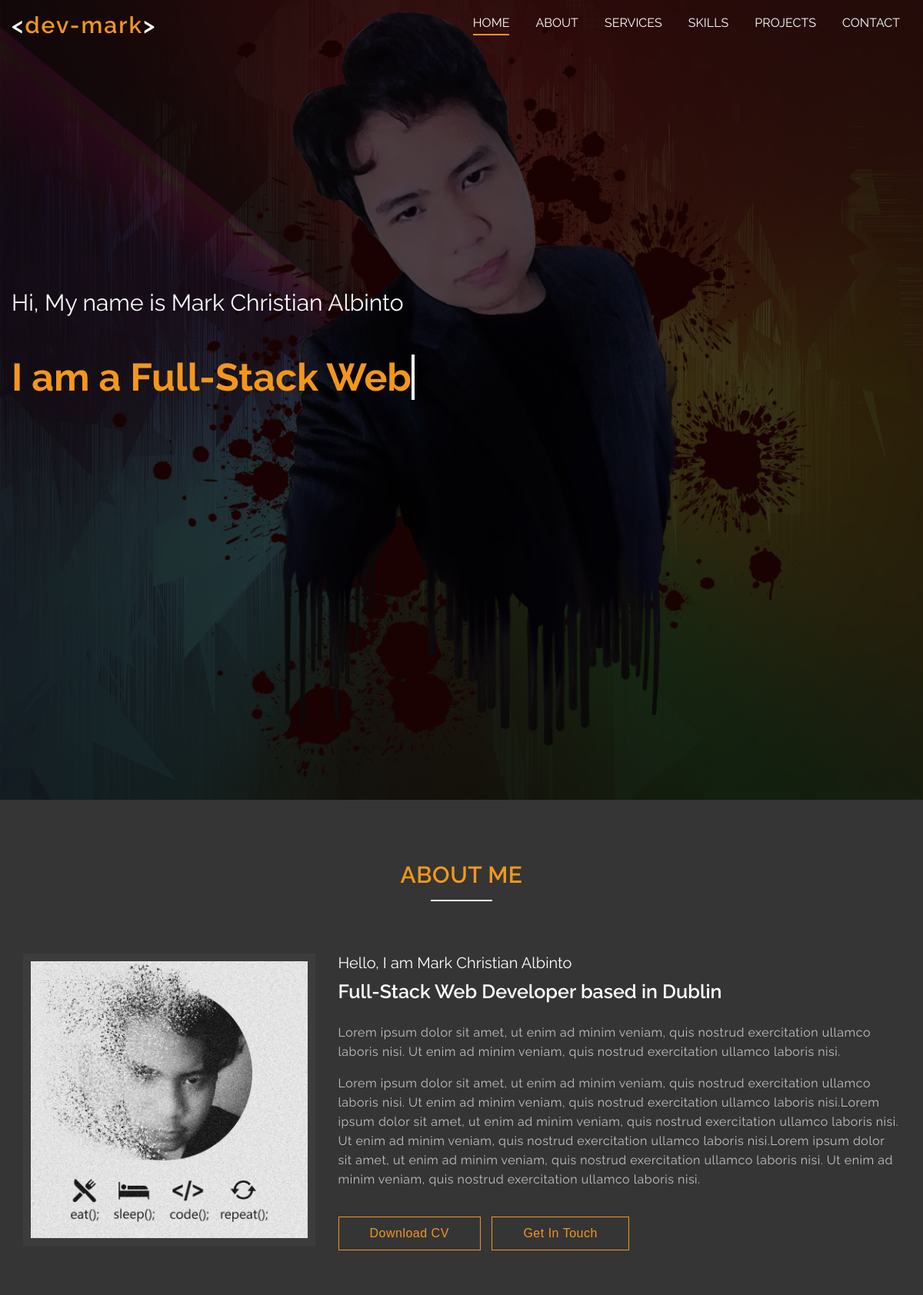
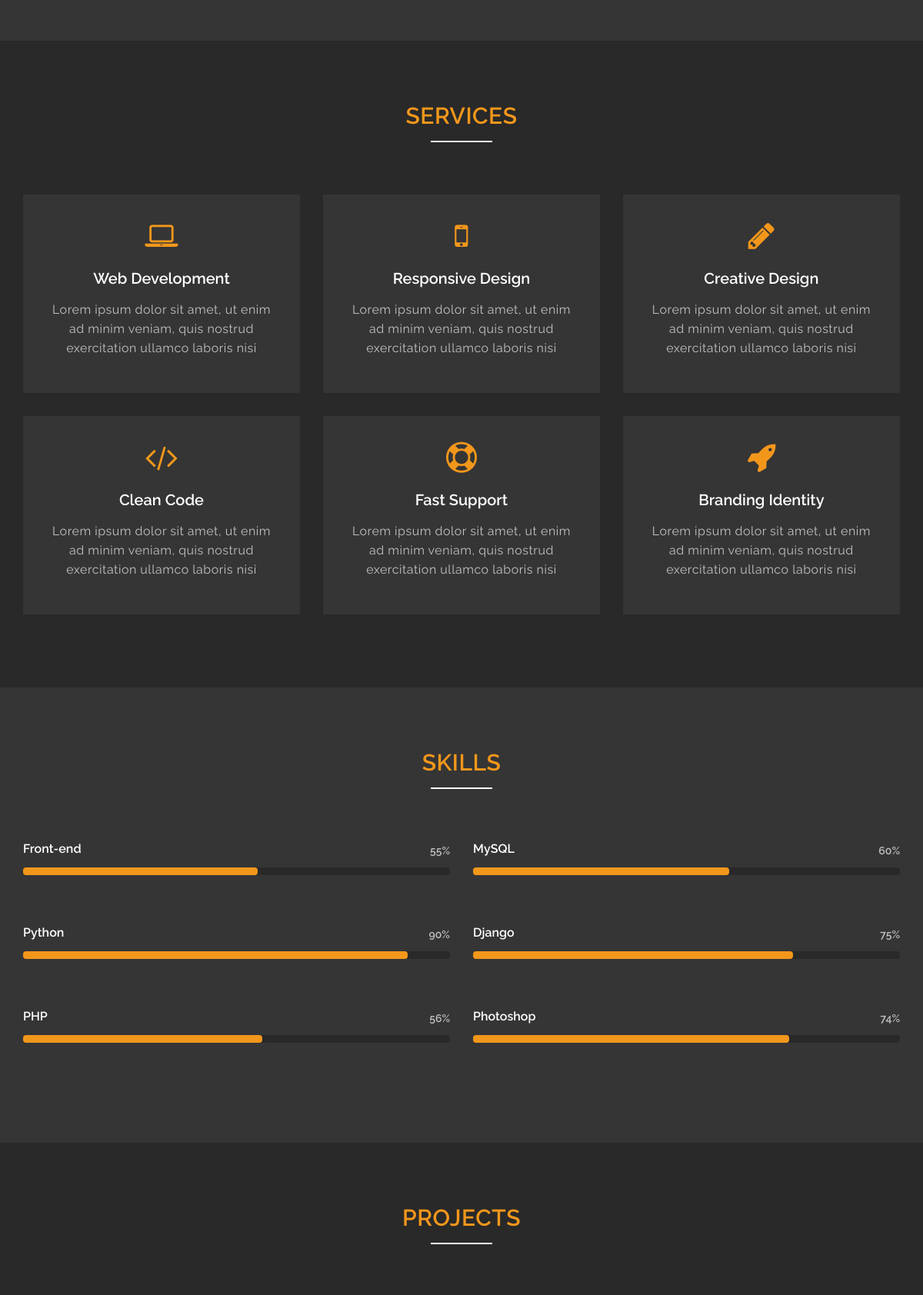
The page / (upper part) on the database its author committed (2 pictures, top to bottom).
### ui/models.py (models this page shows, shortened)
class Service(models.Model):
    icon = models.CharField(max_length=100, default='fa fa-', blank=True)
    name = models.CharField(max_length=100)
    description = models.TextField()

class Skill(models.Model):
    name = models.CharField(max_length=100)
    percentage = models.IntegerField()

### ui/views.py (the view, shortened to what this page needs)
# urls.py: path('', views.Index.as_view(), name='index'),
class Index(View):
    def get(self, request):
        context = {
            'projects': Project.objects.all(),
            'skills': Skill.objects.all(),
            'services': Service.objects.all()
        }
        return render(request, 'ui/index.html', context)

### ui/templates/ui/index.html (shortened to what this page needs)
{% extends 'ui/base.html' %}
{% load static %}
{% block content%}
<section class="home" id="home">
    <div class="container">
        <div class="home-text">
            <h1>Hi, My name is Mark Christian Albinto</h1>
            <h3><p class="typewrite" data-period="2000"
                   data-type='[ "I am a Full-Stack Web Developer!", "I Create Responsive Websites!", "I Love Python", "I Love Django!" ]'>
            </p></h3>
        </div>
    </div>
</section>
<section class="about" id="about">
    <div class="container">
        <h2 class="title">About Me</h2>
        <div class="about-content">
            <div class="img">
                <img src="{% static 'ui/images/profile.jpg' %}" alt="me">
            </div>
            <div class="description">
                <h4>Hello, I am Mark Christian Albinto</h4>
                <h5>Full-Stack Web Developer based in Dublin</h5>
                <p>Lorem ipsum dolor sit amet, ut enim ad minim veniam, quis nostrud exercitation ullamco laboris nisi.
                    Ut enim ad minim veniam, quis nostrud exercitation ullamco laboris nisi.</p>
                <p>Lorem ipsum dolor sit amet, ut enim ad minim veniam, quis nostrud exercitation ullamco laboris nisi.
                    Ut enim ad minim veniam, quis nostrud exercitation ullamco laboris nisi.Lorem ipsum dolor sit amet,
                    ut enim ad minim veniam, quis nostrud exercitation ullamco laboris nisi. Ut enim ad minim veniam,
                    quis nostrud exercitation ullamco laboris nisi.Lorem ipsum dolor sit amet, ut enim ad minim veniam,
                    quis nostrud exercitation ullamco laboris nisi. Ut enim ad minim veniam, quis nostrud exercitation
                    ullamco laboris nisi.</p>
                <p>
                    <a href="#" target="blank">
                        <button type="button" class="btn-light">Download CV</button>
                    </a>
                    <a href="#contact">
                        <button type="button" class="btn-light">Get In Touch</button>
                    </a>
                </p>
            </div>
        </div>
    </div>
</section>
<section class="services" id="services">
    <div class="container">
        <h2 class="title">Services</h2>
        <div class="services-content">
            {% for service in services %}
            <div class="card">
                <div class="box">
                    <div class="icon">
                        <span class="{{ service.icon }}"></span>
                    </div>
                    <h3>{{ service.name }}</h3>
                    <p>{{ service.description }}</p>
                </div>
            </div>
            {% endfor %}
        </div>
    </div>
</section>
<section class="skills" id="skills">
    <div class="container">
        <h2 class="title">Skills</h2>
        <div class="skills-content">
            {% for skill in skills %}
            <div class="card">
                <label>{{ skill.name }}</label>
                <div class="progress" data-text="{{ skill.percentage }}%">
                    <div class="inner" style="width: {{ skill.percentage }}%">
                    </div>
                </div>
            </div>
            {% endfor %}
        </div>
    </div>
</section>
<section class="blog" id="projects">
    <div class="container">
        <h2 class="title">Projects</h2>
        <div class="blog-content">
            {% for project in projects %}
            <div class="card">
            </div>
            {% endfor %}
        </div>
    </div>
</section>
{% endblock %}

### ui/static/ui/css/style.css (style rules this page uses)
html { scroll-behavior: smooth; }
body { font-family: "Raleway", sans-serif; margin: 0; }
* { box-sizing: border-box; text-decoration: none; outline: none; }
.container { max-width: 1170px; margin: auto; }
.home { min-height: 130vh; background-image: url("/static/ui/images/profile-drip.jpg"); background-size: cover; background-position: center; float: left; width: 100%; padding: -15px 15px; position: relative; }
.home::before { content: ""; position: absolute; left: 0; top: 0; height: 100%; width: 100%; z-index: 1; background-color: #000000; opacity: 0.7; }
.home .home-text { position: absolute; top: 45%; transform: translateY(-50%); left: auto; z-index: 10; }
.home .home-text h1 { font-size: 30px; color: #ffffff; margin: 10px 0px; font-weight: 400; animation: slideLeft 1.5s ease; }
.home .home-text h3 { font-size: 50px; color: #f3971b; margin: 15px 0px 0px; font-weight: 700; animation: slideRight 1.5s ease; }
.about { float: left; width: 100%; padding: 80px 0px; background-color: #353535; }
h2.title { font-size: 30px; font-weight: 600; margin: 0; padding-bottom: 70px; text-align: center; text-transform: uppercase; color: #f3971b; position: relative; letter-spacing: 0.5px; }
h2.title::before { content: ""; position: absolute; width: 80px; height: 2px; left: 50%; margin-left: -40px; top: 50px; background-color: #ffffff; }
.about .about-content { width: 100%; float: left; }
.about .about-content .img { float: left; width: 35%; padding: 15px; }
.about .about-content .img img { width: 100%; border: 10px solid #3c3c3c; }
.about .about-content .description { float: left; width: 65%; padding: 15px; }
.about .about-content .description h4 { font-size: 20px; color: #ffffff; margin: 0; padding-bottom: 10px; font-weight: 400; }
.about .about-content .description h5 { font-size: 25px; color: #ffffff; margin: 0; padding-bottom: 10px; font-weight: 600; }
.about .about-content .description p { color: #c2c0c3; font-size: 16px; line-height: 25px; letter-spacing: 0.5px; text-align: left; font-weight: 400; }
.about .about-content .description p button { margin-right: 10px; margin-top: 20px; }
.btn-light { padding: 12px 40px; border-radius: 0; font-size: 16px; color: #f3971b; background-color: transparent; font-weight: 400; border: 1px solid #f3971b; letter-spacing: 0.5px; cursor: pointer; transition: all 0.5s ease; }
.services { float: left; width: 100%; padding: 80px 0px; background-color: #292929; }
.services .services-content { width: 100%; float: left; }
.services .services-content .card { width: 33.33%; float: left; padding: 15px; }
.services .services-content .card .box { background-color: #353535; padding: 30px; position: relative; }
.services .services-content .card .box::before { content: ""; position: absolute; left: 0; bottom: 0px; height: 3px; width: 0; background-color: #f3971b; z-index: 1; transition: width 0.5s ease; }
.services .services-content .card .box .icon { text-align: center; font-size: 40px; color: #f3971b; }
.services .services-content .card .box h3 { font-size: 20px; color: #ffffff; text-align: center; margin: 20px 0 10px; font-weight: 600; }
.services .services-content .card .box p { color: #c2c0c3; font-size: 16px; line-height: 25px; letter-spacing: 0.5px; text-align: center; font-weight: 400; }
.skills { float: left; width: 100%; padding: 80px 0px; background-color: #353535; }
.skills .skills-content { float: left; width: 100%; }
.skills .skills-content .card { width: 50%; float: left; padding: 0px 15px; margin-bottom: 50px; }
.skills .skills-content .card label { font-size: 16px; color: #ffffff; font-weight: 600; display: block; text-align: left; margin: 15px 0; }
.skills .skills-content .card .progress { height: 10px; width: 100%; border-radius: 4px; background-color: #292929; position: relative; }
.skills .skills-content .card .progress .inner { position: absolute; left: 0; top: 0; height: 100%; background-color: #f3971b; border-radius: 4px; }
.skills .skills-content .card .progress::before { content: attr(data-text); position: absolute; right: 0px; top: -30px; color: #c2c0c3; font-size: 14px; font-weight: 600; }
.blog { float: left; width: 100%; padding: 80px 0px; background-color: #292929; }
.blog .blog-content { float: left; width: 100%; }
.blog .blog-content .card { float: left; width: 33.33%; padding: 15px; }

### rows shown on the page
Service: name "Web Development", description "Lorem ipsum dolor sit amet, ut enim ad minim veniam, quis nostrud exercitation ullamco laboris nisi"
Service: name "Responsive Design", description "Lorem ipsum dolor sit amet, ut enim ad minim veniam, quis nostrud exercitation ullamco laboris nisi"
Service: name "Creative Design", description "Lorem ipsum dolor sit amet, ut enim ad minim veniam, quis nostrud exercitation ullamco laboris nisi"
Service: name "Clean Code", description "Lorem ipsum dolor sit amet, ut enim ad minim veniam, quis nostrud exercitation ullamco laboris nisi"
Service: name "Fast Support", description "Lorem ipsum dolor sit amet, ut enim ad minim veniam, quis nostrud exercitation ullamco laboris nisi"
Service: name "Branding Identity", description "Lorem ipsum dolor sit amet, ut enim ad minim veniam, quis nostrud exercitation ullamco laboris nisi"
Skill: name "Front-end", percentage 55 (drawn)
Skill: name "MySQL", percentage 60 (drawn)
Skill: name "Python", percentage 90 (drawn)
Skill: name "Django", percentage 75 (drawn)
Skill: name "PHP", percentage 56 (drawn)
Skill: name "Photoshop", percentage 74 (drawn)
